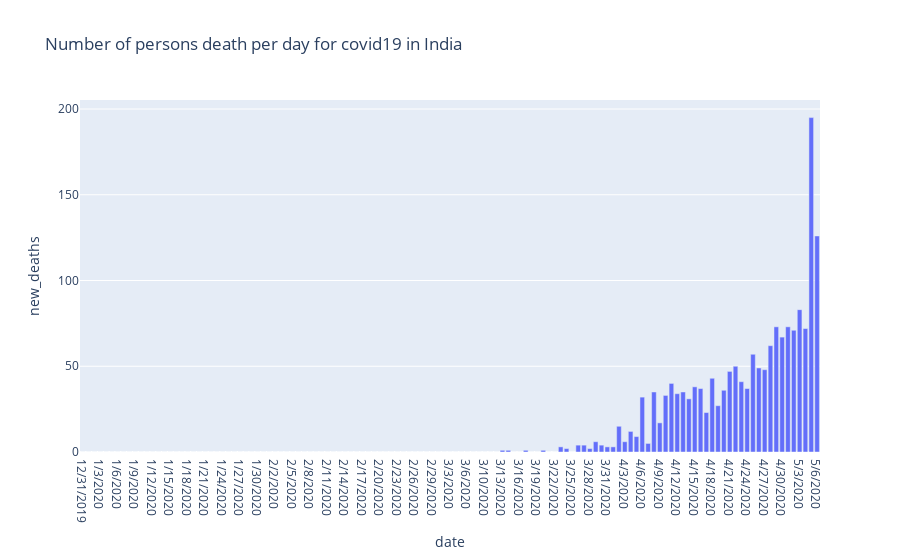

The notebook cell this image was saved under:
### Code cell
fig = px.bar(df, x = 'date', y = 'new_deaths', title='Number of persons death per day for covid19 in India')
fig.show()

### Figure 1 — Plotly figure (JSON) as saved in the notebook; plotly's stock layout.template omitted (floating-point values rounded to 4 significant figures)
{"data": [{"alignmentgroup": "True", "hovertemplate": "date=%{x}<br>new_deaths=%{y}<extra></extra>", "legendgroup": "", "marker": {"color": "#636efa"}, "name": "", "offsetgroup": "", "orientation": "v", "showlegend": false, "textposition": "auto", "type": "bar", "x": ["12/31/2019", "1/1/2020", "1/2/2020", "1/3/2020", "1/4/2020", "1/5/2020", "1/6/2020", "1/7/2020", "1/8/2020", "1/9/2020", "1/10/2020", "1/11/2020", "1/12/2020", "1/13/2020", "1/14/2020", "1/15/2020", "1/16/2020", "1/17/2020", "1/18/2020", "1/19/2020", "1/20/2020", "1/21/2020", "1/22/2020", "1/23/2020", "1/24/2020", "1/25/2020", "1/26/2020", "1/27/2020", "1/28/2020", "1/29/2020", "1/30/2020", "1/31/2020", "2/1/2020", "2/2/2020", "2/3/2020", "2/4/2020", "2/5/2020", "2/6/2020", "2/7/2020", "2/8/2020", "2/9/2020", "2/10/2020", "2/11/2020", "2/12/2020", "2/13/2020", "2/14/2020", "2/15/2020", "2/16/2020", "2/17/2020", "2/18/2020", "2/19/2020", "2/20/2020", "2/21/2020", "2/22/2020", "2/23/2020", "2/24/2020", "2/25/2020", "2/26/2020", "2/27/2020", "2/28/2020", "2/29/2020", "3/1/2020", "3/2/2020", "3/3/2020", "3/4/2020", "3/5/2020", "3/6/2020", "3/7/2020", "3/8/2020", "3/10/2020", "3/11/2020", "3/12/2020", "3/13/2020", "3/14/2020", "3/15/2020", "3/16/2020", "3/17/2020", "3/18/2020", "3/19/2020", "3/20/2020", "3/21/2020", "3/22/2020", "3/23/2020", "3/24/2020", "3/25/2020", "3/26/2020", "3/27/2020", "3/28/2020", "3/29/2020", "3/30/2020", "3/31/2020", "4/1/2020", "4/2/2020", "4/3/2020", "4/4/2020", "4/5/2020", "4/6/2020", "4/7/2020", "4/8/2020", "4/9/2020", "4/10/2020", "4/11/2020", "4/12/2020", "4/13/2020", "4/14/2020", "4/15/2020", "4/16/2020", "4/17/2020", "4/18/2020", "4/19/2020", "4/20/2020", "4/21/2020", "4/22/2020", "4/23/2020", "4/24/2020", "4/25/2020", "4/26/2020", "4/27/2020", "4/28/2020", "4/29/2020", "4/30/2020", "5/1/2020", "5/2/2020", "5/3/2020", "5/4/2020", "5/5/2020", "5/6/2020"], "xaxis": "x", "y": [0, 0, 0, 0, 0, 0, 0, 0, 0, 0, 0, 0, 0, 0, 0, 0, 0, 0, 0, 0, 0, 0, 0, 0, 0, 0, 0, 0, 0, 0, 0, 0, 0, 0, 0, 0, 0, 0, 0, 0, 0, 0, 0, 0, 0, 0, 0, 0, 0, 0, 0, 0, 0, 0, 0, 0, 0, 0, 0, 0, 0, 0, 0, 0, 0, 0, 0, 0, 0, 0, 0, 0, 1, 1, 0, 0, 1, 0, 0, 1, 0, 0, 3, 2, 0, 4, 4, 2, 6, 4, 3, 3, 15, 6, 12, 9, 32, 5, 35, 17, 33, 40, 34, 35, 31, 38, 37, 23, 43, 27, 36, 47, 50, 41, 37, 57, 49, 48, 62, 73, 67, 73, 71, 83, 72, 195, 126], "yaxis": "y"}], "layout": {"barmode": "relative", "legend": {"tracegroupgap": 0}, "title": {"text": "Number of persons death per day for covid19 in India"}, "xaxis": {"anchor": "y", "domain": [0, 1], "title": {"text": "date"}}, "yaxis": {"anchor": "x", "domain": [0, 1], "title": {"text": "new_deaths"}}}}
